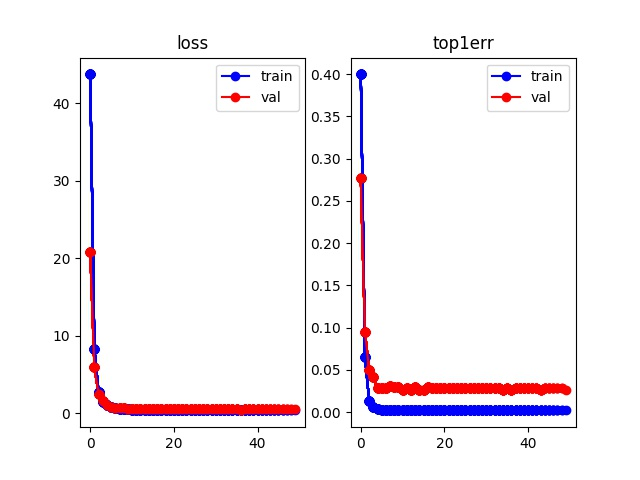

Here is the Python script that generated this plot:
# -*- coding: utf-8 -*-

from __future__ import print_function, division

import argparse
import torch
import torch.nn as nn
import torch.optim as optim
from torch.optim import lr_scheduler
from torch.autograd import Variable
from torchvision import datasets, transforms
import torch.backends.cudnn as cudnn
import matplotlib
matplotlib.use('agg')
import matplotlib.pyplot as plt
#from PIL import Image
import time
import os
from models.base_model import ft_net, ft_net_dense, ft_net_NAS, PCB, PCB_Effi
from models.lstm_model import PCB_Effi_LSTM
from models.ggnn_model import PCB_Effi_GGNN
from random_erasing import RandomErasing
import yaml
import math
from shutil import copyfile

version = torch.__version__
# fp16
try:
    from apex.fp16_utils import *
    from apex import amp, optimizers
except ImportError:  # will be 3.x series
    print('This is not an error. If you want to use low precision, i.e., fp16, please install the apex with cuda support (https://github.com/NVIDIA/apex) and update pytorch to 1.0')
######################################################################
# Options
# --------
parser = argparse.ArgumentParser(description='Training')
parser.add_argument('--gpu_ids', default='0', type=str, help='gpu_ids: e.g. 0  0,1,2  0,2')
parser.add_argument('--name', default='ft_ResNet50', type=str, help='output model name')
parser.add_argument('--data_dir', default='../Market/pytorch', type=str, help='training dir path')
parser.add_argument('--train_all', action='store_true', help='use all training data')
parser.add_argument('--color_jitter', action='store_true', help='use color jitter in training')
parser.add_argument('--batchsize', default=32, type=int, help='batchsize')
parser.add_argument('--stride', default=2, type=int, help='stride')
parser.add_argument('--erasing_p', default=0.0, type=float, help='Random Erasing probability, in [0,1]')
parser.add_argument('--use_dense', action='store_true', help='use densenet121')
parser.add_argument('--use_NAS', action='store_true', help='use NAS')
parser.add_argument('--warm_epoch', default=0, type=int, help='the first K epoch that needs warm up')
parser.add_argument('--lr', default=0.01, type=float, help='learning rate')
parser.add_argument('--droprate', default=0.5, type=float, help='drop rate')
parser.add_argument('--multi_loss', action='store_true', help='use muliple loss')
parser.add_argument('--PCB', action='store_true', help='use PCB')
parser.add_argument('--LSTM', action='store_true', help='use LSTM')
parser.add_argument('--GGNN', action='store_true', help='use GGNN')
parser.add_argument('--fp16', action='store_true', help='use float16 instead of float32, which will save about 50% memory')
opt = parser.parse_args()

fp16 = opt.fp16
data_dir = opt.data_dir
name = opt.name
str_ids = opt.gpu_ids.split(',')
gpu_ids = []
for str_id in str_ids:
    gid = int(str_id)
    if gid >= 0:
        gpu_ids.append(gid)

# set gpu ids
if len(gpu_ids) > 0:
    torch.cuda.set_device(gpu_ids[0])
    cudnn.benchmark = True
######################################################################
# Load Data
# ---------
#

transform_train_list = [
    # transforms.RandomResizedCrop(size=128, scale=(0.75,1.0), ratio=(0.75,1.3333), interpolation=3), #Image.BICUBIC)
    transforms.Resize((256, 128), interpolation=3),
    transforms.Pad(10),
    transforms.RandomCrop((256, 128)),
    transforms.RandomHorizontalFlip(),
    transforms.ToTensor(),
    transforms.Normalize([0.485, 0.456, 0.406], [0.229, 0.224, 0.225])
]

transform_val_list = [
    transforms.Resize(size=(256, 128), interpolation=3),  # Image.BICUBIC
    transforms.ToTensor(),
    transforms.Normalize([0.485, 0.456, 0.406], [0.229, 0.224, 0.225])
]

if opt.PCB:
    transform_train_list = [
        transforms.Resize((384, 192), interpolation=3),
        transforms.RandomHorizontalFlip(),
        transforms.ToTensor(),
        transforms.Normalize([0.485, 0.456, 0.406], [0.229, 0.224, 0.225])
    ]
    transform_val_list = [
        transforms.Resize(size=(384, 192), interpolation=3),  # Image.BICUBIC
        transforms.ToTensor(),
        transforms.Normalize([0.485, 0.456, 0.406], [0.229, 0.224, 0.225])
    ]

if opt.erasing_p > 0:
    transform_train_list = transform_train_list + \
        [RandomErasing(probability=opt.erasing_p, mean=[0.0, 0.0, 0.0])]

if opt.color_jitter:
    transform_train_list = [transforms.ColorJitter(
        brightness=0.1, contrast=0.1, saturation=0.1, hue=0)] + transform_train_list

print(transform_train_list)
data_transforms = {
    'train': transforms.Compose(transform_train_list),
    'val': transforms.Compose(transform_val_list),
}

train_all = ''
if opt.train_all:
    train_all = '_all'

image_datasets = {}
image_datasets['train'] = datasets.ImageFolder(os.path.join(data_dir, 'train' + train_all),
                                               data_transforms['train'])
image_datasets['val'] = datasets.ImageFolder(os.path.join(data_dir, 'val'),
                                             data_transforms['val'])

dataloaders = {x: torch.utils.data.DataLoader(image_datasets[x], batch_size=opt.batchsize,
                                              shuffle=True, num_workers=8, pin_memory=True)  # 8 workers may work faster
               for x in ['train', 'val']}
dataset_sizes = {x: len(image_datasets[x]) for x in ['train', 'val']}
class_names = image_datasets['train'].classes

use_gpu = torch.cuda.is_available()

since = time.time()
inputs, classes = next(iter(dataloaders['train']))
print(time.time()-since)
######################################################################
# Training the model
# ------------------
#
# Now, let's write a general function to train a model. Here, we will
# illustrate:
#
# -  Scheduling the learning rate
# -  Saving the best model
#
# In the following, parameter ``scheduler`` is an LR scheduler object from
# ``torch.optim.lr_scheduler``.

y_loss = {}  # loss history
y_loss['train'] = []
y_loss['val'] = []
y_err = {}
y_err['train'] = []
y_err['val'] = []


def train_model(model, criterion, optimizer, scheduler, num_epochs=25):
    since = time.time()

    #best_model_wts = model.state_dict()
    #best_acc = 0.0
    warm_up = 0.1  # We start from the 0.1*lrRate
    warm_iteration = round(
        dataset_sizes['train']/opt.batchsize)*opt.warm_epoch  # first 5 epoch

    for epoch in range(num_epochs):
        print('Epoch {}/{}'.format(epoch + 1, num_epochs))
        print('-' * 10)

        # Each epoch has a training and validation phase
        for phase in ['train', 'val']:
            if phase == 'train':
                model.train(True)  # Set model to training mode
                if opt.LSTM or opt.GGNN:
                    model.model.train(False)
            else:
                model.train(False)  # Set model to evaluate mode

            running_loss = 0.0
            running_corrects = 0.0
            # Iterate over data.
            for data in dataloaders[phase]:
                # get the inputs
                inputs, labels = data
                now_batch_size, _, _, _ = inputs.shape
                if now_batch_size < opt.batchsize:  # skip the last batch
                    continue
                # print(inputs.shape)
                # wrap them in Variable
                if use_gpu:
                    inputs = Variable(inputs.cuda().detach())
                    labels = Variable(labels.cuda().detach())
                else:
                    inputs, labels = Variable(inputs), Variable(labels)
                # if we use low precision, input also need to be fp16
                # if fp16:
                #    inputs = inputs.half()

                # zero the parameter gradients
                optimizer.zero_grad()

                # forward
                if phase == 'val':
                    with torch.no_grad():
                        outputs = model(inputs)
                else:
                    outputs = model(inputs)

                if not opt.multi_loss:
                # if not opt.PCB:
                    _, preds = torch.max(outputs.data, 1)
                    loss = criterion(outputs, labels)
                else:
                    part = {}
                    sm = nn.Softmax(dim=1)
                    num_part = 4

                    for i in range(num_part):
                        part[i] = outputs[i]

                    score = sm(part[0]) + sm(part[1]) + \
                        sm(part[2]) + sm(part[3])
                    _, preds = torch.max(score.data, 1)

                    loss = criterion(part[0], labels)
                    for i in range(num_part-1):
                        loss += criterion(part[i+1], labels)

                    for i in range(num_part-1):
                        loss += criterion(outputs[num_part+i], labels)

                    for i in range(num_part-2):
                        loss + criterion(outputs[2*num_part+i-1], labels)

                    for i in range(num_part-3):
                        loss + criterion(outputs[3*num_part+i-3], labels)

                    for i in range(5):
                        loss += criterion(outputs[10+i], labels)

                # backward + optimize only if in training phase
                if epoch < opt.warm_epoch and phase == 'train':
                    warm_up = min(1.0, warm_up + 0.9 / warm_iteration)
                    loss *= warm_up

                if phase == 'train':
                    if fp16:  # we use optimier to backward loss
                        with amp.scale_loss(loss, optimizer) as scaled_loss:
                            scaled_loss.backward()
                    else:
                        loss.backward()
                    optimizer.step()

                # statistics
                # for the new version like 0.4.0, 0.5.0 and 1.0.0
                if int(version[0]) > 0 or int(version[2]) > 3:
                    running_loss += loss.item() * now_batch_size
                else:  # for the old version like 0.3.0 and 0.3.1
                    running_loss += loss.data[0] * now_batch_size
                running_corrects += float(torch.sum(preds == labels.data))

            scheduler.step()

            epoch_loss = running_loss / dataset_sizes[phase]
            epoch_acc = running_corrects / dataset_sizes[phase]

            print('{} Loss: {:.4f} Acc: {:.4f}'.format(
                phase, epoch_loss, epoch_acc))

            y_loss[phase].append(epoch_loss)
            y_err[phase].append(1.0-epoch_acc)
            # deep copy the model
            if phase == 'val':
                last_model_wts = model.state_dict()
                if epoch % 10 == 9:
                    save_network(model, epoch)
                draw_curve(epoch)

        time_elapsed = time.time() - since
        print('Training complete in {:.0f}m {:.0f}s'.format(
            time_elapsed // 60, time_elapsed % 60))
        print()

    time_elapsed = time.time() - since
    print('Training complete in {:.0f}m {:.0f}s'.format(
        time_elapsed // 60, time_elapsed % 60))
    #print('Best val Acc: {:4f}'.format(best_acc))

    # load best model weights
    model.load_state_dict(last_model_wts)
    save_network(model, 'last')
    return model


######################################################################
# Draw Curve
# ---------------------------
x_epoch = []
fig = plt.figure()
ax0 = fig.add_subplot(121, title="loss")
ax1 = fig.add_subplot(122, title="top1err")


def draw_curve(current_epoch):
    x_epoch.append(current_epoch)
    ax0.plot(x_epoch, y_loss['train'], 'bo-', label='train')
    ax0.plot(x_epoch, y_loss['val'], 'ro-', label='val')
    ax1.plot(x_epoch, y_err['train'], 'bo-', label='train')
    ax1.plot(x_epoch, y_err['val'], 'ro-', label='val')
    if current_epoch == 0:
        ax0.legend()
        ax1.legend()
    fig.savefig(os.path.join('./logs', name, 'train.jpg'))

######################################################################
# Save model
# ---------------------------


def save_network(network, epoch_label):
    save_filename = 'net_%s.pth' % epoch_label
    save_path = os.path.join('./logs', name, save_filename)
    torch.save(network.cpu().state_dict(), save_path)
    if torch.cuda.is_available():
        network.cuda(gpu_ids[0])

######################################################################
# Load model
# ---------------------------


def load_network(network, model_name):
    save_path = os.path.join('./logs', model_name, 'net_last.pth')
    network.load_state_dict(torch.load(save_path))
    return network

######################################################################
# Finetuning the convnet
# ----------------------
#
# Load a pretrainied model and reset final fully connected layer.
#


opt.nclasses = len(class_names)

if opt.use_dense:
    model = ft_net_dense(opt.nclasses, opt.droprate)
elif opt.use_NAS:
    model = ft_net_NAS(opt.nclasses, opt.droprate)
else:
    model = ft_net(opt.nclasses, opt.droprate, opt.stride)

if opt.PCB:
    model = PCB_Effi(opt.nclasses)

if opt.PCB and (opt.LSTM or opt.GGNN):
    model_name = 'PCB_Effi_NL'
    model = load_network(model, model_name)
    model = PCB_Effi_LSTM(model) if opt.LSTM else PCB_Effi_GGNN(model)
    # model_name = 'LSTM' or 'GGNN'
    # model = load_network(model, model_name)

print(model)

if not opt.multi_loss:
# if not opt.PCB:
    ignored_params = list(map(id, model.model._fc.parameters()))
    ignored_params += (list(map(id, model.classifier.parameters()))
                       + list(map(id, model.model.parameters()))
                       )
    base_params = filter(lambda p: id(
        p) not in ignored_params, model.parameters())
    optimizer_ft = optim.SGD([
        {'params': base_params, 'lr': 0.1*opt.lr},
        {'params': model.classifier.parameters(), 'lr': opt.lr}
    ], weight_decay=5e-4, momentum=0.9, nesterov=True)
else:
    ignored_params = list(map(id, model.model._fc.parameters()))

    ignored_params += (list(map(id, model.classifierA0.parameters()))
                       + list(map(id, model.classifierA1.parameters()))
                       + list(map(id, model.classifierA2.parameters()))
                       + list(map(id, model.classifierA3.parameters()))

                        +list(map(id, model.classifierB0.parameters() ))
                        +list(map(id, model.classifierB1.parameters() ))
                        +list(map(id, model.classifierB2.parameters() ))

                        +list(map(id, model.classifierC0.parameters() ))
                        +list(map(id, model.classifierC1.parameters() ))

                        +list(map(id, model.classifierD0.parameters() ))

                        +list(map(id, model.classifierB3.parameters() ))
                        +list(map(id, model.classifierB4.parameters() ))
                        +list(map(id, model.classifierB5.parameters() ))

                        +list(map(id, model.classifierC2.parameters() ))
                        +list(map(id, model.classifierC3.parameters() ))

                        +list(map(id, model.model.parameters()))

                       #  +list(map(id, model.classifier4.parameters() ))
                       #  +list(map(id, model.classifier5.parameters() ))
                       #+list(map(id, model.classifier6.parameters() ))
                       #+list(map(id, model.classifier7.parameters() ))
                       )
    base_params = filter(lambda p: id(
        p) not in ignored_params, model.parameters())
    optimizer_ft = optim.SGD([
        {'params': base_params, 'lr': 0.1*opt.lr},
        #  {'params': model.model._fc.parameters(), 'lr': opt.lr},

        {'params': model.classifierA0.parameters(), 'lr': opt.lr},
        {'params': model.classifierA1.parameters(), 'lr': opt.lr},
        {'params': model.classifierA2.parameters(), 'lr': opt.lr},
        {'params': model.classifierA3.parameters(), 'lr': opt.lr},

         {'params': model.classifierB0.parameters(), 'lr': opt.lr},
         {'params': model.classifierB1.parameters(), 'lr': opt.lr},
         {'params': model.classifierB2.parameters(), 'lr': opt.lr},

         {'params': model.classifierC0.parameters(), 'lr': opt.lr},
         {'params': model.classifierC1.parameters(), 'lr': opt.lr},

         {'params': model.classifierD0.parameters(), 'lr': opt.lr},

         {'params': model.classifierB3.parameters(), 'lr': opt.lr},
         {'params': model.classifierB4.parameters(), 'lr': opt.lr},
         {'params': model.classifierB5.parameters(), 'lr': opt.lr},

         {'params': model.classifierC2.parameters(), 'lr': opt.lr},
         {'params': model.classifierC3.parameters(), 'lr': opt.lr},

        #  {'params': model.classifier4.parameters(), 'lr': opt.lr},
        #  {'params': model.classifier5.parameters(), 'lr': opt.lr},
        #{'params': model.classifier6.parameters(), 'lr': 0.01},
        #{'params': model.classifier7.parameters(), 'lr': 0.01}
    ], weight_decay=5e-4, momentum=0.9, nesterov=True)

# Decay LR by a factor of 0.1 every 40 epochs
exp_lr_scheduler = lr_scheduler.StepLR(optimizer_ft, step_size=40, gamma=0.1)

######################################################################
# Train and evaluate
# ^^^^^^^^^^^^^^^^^^
#
# It should take around 1-2 hours on GPU.
#
dir_name = os.path.join('./logs', name)
if not os.path.isdir(dir_name):
    os.mkdir(dir_name)
# record every run
copyfile('./train.py', dir_name+'/train.py')
copyfile('models/base_model.py', dir_name+'/base_model.py')
copyfile('models/lstm_model.py', dir_name+'/lstm_model.py')
copyfile('models/ggnn_model.py', dir_name+'/ggnn_model.py')

# save opts
with open('%s/opts.yaml' % dir_name, 'w') as fp:
    yaml.dump(vars(opt), fp, default_flow_style=False)

# model to gpu
model = model.cuda()
if fp16:
    #model = network_to_half(model)
    #optimizer_ft = FP16_Optimizer(optimizer_ft, static_loss_scale = 128.0)
    model, optimizer_ft = amp.initialize(model, optimizer_ft, opt_level="O1")

criterion = nn.CrossEntropyLoss()

model = train_model(model, criterion, optimizer_ft, exp_lr_scheduler,
                    num_epochs=50)
